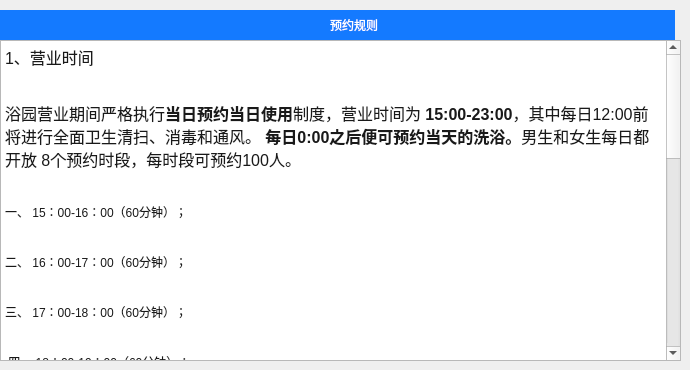
    <widget class="QWidget" name="page6">
     <widget class="QWidget" name="widget_14" native="true">
      <property name="geometry">
       <rect>
        <x>0</x>
        <y>10</y>
        <width>675</width>
        <height>30</height>
       </rect>
      </property>
      <property name="styleSheet">
       <string notr="true">background-color: rgb(20, 122, 255);
</string>
      </property>
      <widget class="QLabel" name="label_19">
       <property name="geometry">
        <rect>
         <x>330</x>
         <y>7</y>
         <width>72</width>
         <height>15</height>
        </rect>
       </property>
       <property name="font">
        <font>
         <family>Agency FB</family>
        </font>
       </property>
       <property name="styleSheet">
        <string notr="true">color: rgb(255, 255, 255);</string>
       </property>
       <property name="text">
        <string>预约规则</string>
       </property>
      </widget>
     </widget>
     <widget class="QTextEdit" name="textEdit">
      <property name="geometry">
       <rect>
        <x>0</x>
        <y>40</y>
        <width>681</width>
        <height>321</height>
       </rect>
      </property>
      <property name="html">
       <string>&lt;!DOCTYPE HTML PUBLIC &quot;-//W3C//DTD HTML 4.0//EN&quot; &quot;http://www.w3.org/TR/REC-html40/strict.dtd&quot;&gt;
&lt;html&gt;&lt;head&gt;&lt;meta name=&quot;qrichtext&quot; content=&quot;1&quot; /&gt;&lt;style type=&quot;text/css&quot;&gt;
p, li { white-space: pre-wrap; }
&lt;/style&gt;&lt;/head&gt;&lt;body style=&quot; font-family:'Arial'; font-size:9pt; font-weight:400; font-style:normal;&quot;&gt;
&lt;p style=&quot; margin-top:11px; margin-bottom:32px; margin-left:0px; margin-right:0px; -qt-block-indent:0; text-indent:0px; background-color:#ffffff;&quot;&gt;&lt;span style=&quot; font-family:'PingFang SC,Arial,微软雅黑,宋体,simsun,sans-serif'; font-size:16px; color:#191919;&quot;&gt;1、营业时间&lt;/span&gt;&lt;/p&gt;
&lt;p style=&quot; margin-top:11px; margin-bottom:32px; margin-left:0px; margin-right:0px; -qt-block-indent:0; text-indent:0px; background-color:#ffffff;&quot;&gt;&lt;span style=&quot; font-family:'PingFang SC,Arial,微软雅黑,宋体,simsun,sans-serif'; font-size:16px; color:#191919; background-color:#ffffff;&quot;&gt;浴园营业期间严格执行&lt;/span&gt;&lt;span style=&quot; font-family:'PingFang SC,Arial,微软雅黑,宋体,simsun,sans-serif'; font-size:16px; font-weight:600; color:#191919; background-color:#ffffff;&quot;&gt;当日预约当日使用&lt;/span&gt;&lt;span style=&quot; font-family:'PingFang SC,Arial,微软雅黑,宋体,simsun,sans-serif'; font-size:16px; color:#191919; background-color:#ffffff;&quot;&gt;制度，营业时间为 &lt;/span&gt;&lt;span style=&quot; font-family:'PingFang SC,Arial,微软雅黑,宋体,simsun,sans-serif'; font-size:16px; font-weight:696; color:#191919; background-color:#ffffff;&quot;&gt;15:00-23:00&lt;/span&gt;&lt;span style=&quot; font-family:'PingFang SC,Arial,微软雅黑,宋体,simsun,sans-serif'; font-size:16px; color:#191919; background-color:#ffffff;&quot;&gt;，其中每日12:00前将进行全面卫生清扫、消毒和通风。 &lt;/span&gt;&lt;span style=&quot; font-family:'PingFang SC,Arial,微软雅黑,宋体,simsun,sans-serif'; font-size:16px; font-weight:696; color:#191919; background-color:#ffffff;&quot;&gt;每日0:00之后便可预约当天的洗浴。&lt;/span&gt;&lt;span style=&quot; font-family:'PingFang SC,Arial,微软雅黑,宋体,simsun,sans-serif'; font-size:16px; color:#191919; background-color:#ffffff;&quot;&gt;男生和女生每日都开放&lt;/span&gt;&lt;span style=&quot; font-family:'PingFang SC,Arial,微软雅黑,宋体,simsun,sans-serif'; font-size:16px; color:#191919;&quot;&gt; 8个预约时段，&lt;/span&gt;&lt;span style=&quot; font-family:'PingFang SC,Arial,微软雅黑,宋体,simsun,sans-serif'; font-size:16px; color:#191919; background-color:#ffffff;&quot;&gt;每时段可预约100人。&lt;/span&gt;&lt;/p&gt;
&lt;p style=&quot; margin-top:11px; margin-bottom:32px; margin-left:0px; margin-right:0px; -qt-block-indent:0; text-indent:0px; background-color:#ffffff;&quot;&gt;&lt;span style=&quot; font-family:'PingFang SC,Arial,微软雅黑,宋体,simsun,sans-serif'; color:#191919; background-color:#ffffff;&quot;&gt;一、 15：00-16：00（60分钟）； &lt;/span&gt;&lt;/p&gt;
&lt;p style=&quot; margin-top:11px; margin-bottom:32px; margin-left:0px; margin-right:0px; -qt-block-indent:0; text-indent:0px; background-color:#ffffff;&quot;&gt;&lt;span style=&quot; font-family:'PingFang SC,Arial,微软雅黑,宋体,simsun,sans-serif'; color:#191919; background-color:#ffffff;&quot;&gt;二、 16：00-17：00（60分钟）； &lt;/span&gt;&lt;/p&gt;
&lt;p style=&quot; margin-top:11px; margin-bottom:32px; margin-left:0px; margin-right:0px; -qt-block-indent:0; text-indent:0px; background-color:#ffffff;&quot;&gt;&lt;span style=&quot; font-family:'PingFang SC,Arial,微软雅黑,宋体,simsun,sans-serif'; color:#191919; background-color:#ffffff;&quot;&gt;三、 17：00-18：00（60分钟）；&lt;/span&gt;&lt;/p&gt;
&lt;p style=&quot; margin-top:11px; margin-bottom:32px; margin-left:0px; margin-right:0px; -qt-block-indent:0; text-indent:0px; background-color:#ffffff;&quot;&gt;&lt;span style=&quot; font-family:'PingFang SC,Arial,微软雅黑,宋体,simsun,sans-serif'; color:#191919; background-color:#ffffff;&quot;&gt; 四、 18：00-19：00（60分钟）； &lt;/span&gt;&lt;/p&gt;
&lt;p style=&quot; margin-top:11px; margin-bottom:32px; margin-left:0px; margin-right:0px; -qt-block-indent:0; text-indent:0px; background-color:#ffffff;&quot;&gt;&lt;span style=&quot; font-family:'PingFang SC,Arial,微软雅黑,宋体,simsun,sans-serif'; color:#191919; background-color:#ffffff;&quot;&gt;五、 19：00-20：00（60分钟）；&lt;/span&gt;&lt;/p&gt;
&lt;p style=&quot; margin-top:11px; margin-bottom:32px; margin-left:0px; margin-right:0px; -qt-block-indent:0; text-indent:0px; background-color:#ffffff;&quot;&gt;&lt;span style=&quot; font-family:'PingFang SC,Arial,微软雅黑,宋体,simsun,sans-serif'; color:#191919; background-color:#ffffff;&quot;&gt; 六、 20：00-21：00（60分钟）；&lt;/span&gt;&lt;/p&gt;
&lt;p style=&quot; margin-top:11px; margin-bottom:32px; margin-left:0px; margin-right:0px; -qt-block-indent:0; text-indent:0px; background-color:#ffffff;&quot;&gt;&lt;span style=&quot; font-family:'PingFang SC,Arial,微软雅黑,宋体,simsun,sans-serif'; color:#191919; background-color:#ffffff;&quot;&gt; 七、 21：00-22：00（60分钟）；&lt;/span&gt;&lt;/p&gt;
&lt;p style=&quot; margin-top:11px; margin-bottom:32px; margin-left:0px; margin-right:0px; -qt-block-indent:0; text-indent:0px; background-color:#ffffff;&quot;&gt;&lt;span style=&quot; font-family:'PingFang SC,Arial,微软雅黑,宋体,simsun,sans-serif'; color:#191919; background-color:#ffffff;&quot;&gt; 八、 22：00-23：00（60分钟）；&lt;/span&gt;&lt;/p&gt;
&lt;p style=&quot; margin-top:11px; margin-bottom:32px; margin-left:0px; margin-right:0px; -qt-block-indent:0; text-indent:0px; background-color:#ffffff;&quot;&gt;&lt;span style=&quot; font-family:'PingFang SC,Arial,微软雅黑,宋体,simsun,sans-serif'; color:#191919; background-color:#ffffff;&quot;&gt;2、预约规则&lt;/span&gt;&lt;/p&gt;
&lt;p style=&quot; margin-top:11px; margin-bottom:32px; margin-left:0px; margin-right:0px; -qt-block-indent:0; text-indent:0px; background-color:#ffffff;&quot;&gt;&lt;span style=&quot; font-family:'PingFang SC,Arial,微软雅黑,宋体,simsun,sans-serif'; color:#191919; background-color:#ffffff;&quot;&gt;在预约时间段开始之前，可以预约相应时间，也可以取消预约，但一旦预约开始，便无法取消预约，所以在预约成功后请不要随意放弃资格，&lt;/span&gt;&lt;span style=&quot; font-family:'PingFang SC,Arial,微软雅黑,宋体,simsun,sans-serif'; font-weight:600; color:#191919; background-color:#ffffff;&quot;&gt;如不能在指定时间洗浴，请提前退订，&lt;/span&gt;&lt;span style=&quot; font-family:'PingFang SC,Arial,微软雅黑,宋体,simsun,sans-serif'; color:#191919; background-color:#ffffff;&quot;&gt;将资源留给他人。&lt;/span&gt;&lt;/p&gt;
&lt;p style=&quot; margin-top:11px; margin-bottom:32px; margin-left:0px; margin-right:0px; -qt-block-indent:0; text-indent:0px; background-color:#ffffff;&quot;&gt;&lt;span style=&quot; font-family:'PingFang SC,Arial,微软雅黑,宋体,simsun,sans-serif'; font-size:16px; color:#191919;&quot;&gt;3.洗浴流程&lt;/span&gt;&lt;/p&gt;
&lt;p style=&quot; margin-top:11px; margin-bottom:32px; margin-left:0px; margin-right:0px; -qt-block-indent:0; text-indent:0px; background-color:#ffffff;&quot;&gt;&lt;span style=&quot; font-family:'PingFang SC,Arial,微软雅黑,宋体,simsun,sans-serif'; font-size:16px; font-weight:600; color:#191919;&quot;&gt;根据预约的区域号领取对应的号码牌及钥匙，&lt;/span&gt;&lt;span style=&quot; font-family:'PingFang SC,Arial,微软雅黑,宋体,simsun,sans-serif'; font-size:16px; font-weight:600; color:#191919; background-color:#ffffff;&quot;&gt;根据性别到达号码牌指定浴区。&lt;/span&gt;&lt;span style=&quot; font-family:'PingFang SC,Arial,微软雅黑,宋体,simsun,sans-serif'; font-size:16px; color:#191919; background-color:#ffffff;&quot;&gt;请不要走错位置，洗浴结束后，&lt;/span&gt;&lt;span style=&quot; font-family:'PingFang SC,Arial,微软雅黑,宋体,simsun,sans-serif'; font-size:16px; font-weight:600; color:#191919; background-color:#ffffff;&quot;&gt;请及时&lt;/span&gt;&lt;span style=&quot; font-family:'PingFang SC,Arial,微软雅黑,宋体,simsun,sans-serif'; font-size:16px; font-weight:600; color:#191919;&quot;&gt;归还号码牌及钥匙，&lt;/span&gt;&lt;span style=&quot; font-family:'PingFang SC,Arial,微软雅黑,宋体,simsun,sans-serif'; font-size:16px; color:#191919; background-color:#ffffff;&quot;&gt;带齐个人用品。&lt;/span&gt;&lt;/p&gt;
&lt;p style=&quot; margin-top:11px; margin-bottom:32px; margin-left:0px; margin-right:0px; -qt-block-indent:0; text-indent:0px; background-color:#ffffff;&quot;&gt;&lt;span style=&quot; font-family:'PingFang SC,Arial,微软雅黑,宋体,simsun,sans-serif'; font-size:16px; color:#191919; background-color:#ffffff;&quot;&gt;4.温馨提示&lt;/span&gt;&lt;/p&gt;
&lt;p style=&quot; margin-top:11px; margin-bottom:32px; margin-left:0px; margin-right:0px; -qt-block-indent:0; text-indent:0px; background-color:#ffffff;&quot;&gt;&lt;span style=&quot; font-family:'PingFang SC,Arial,微软雅黑,宋体,simsun,sans-serif'; font-size:16px; color:#191919; background-color:#ffffff;&quot;&gt;周六日正常营业，法定节假日等会调整营业时间，请关注当时通知。&lt;/span&gt;&lt;/p&gt;&lt;/body&gt;&lt;/html&gt;</string>
      </property>
     </widget>
    </widget>
